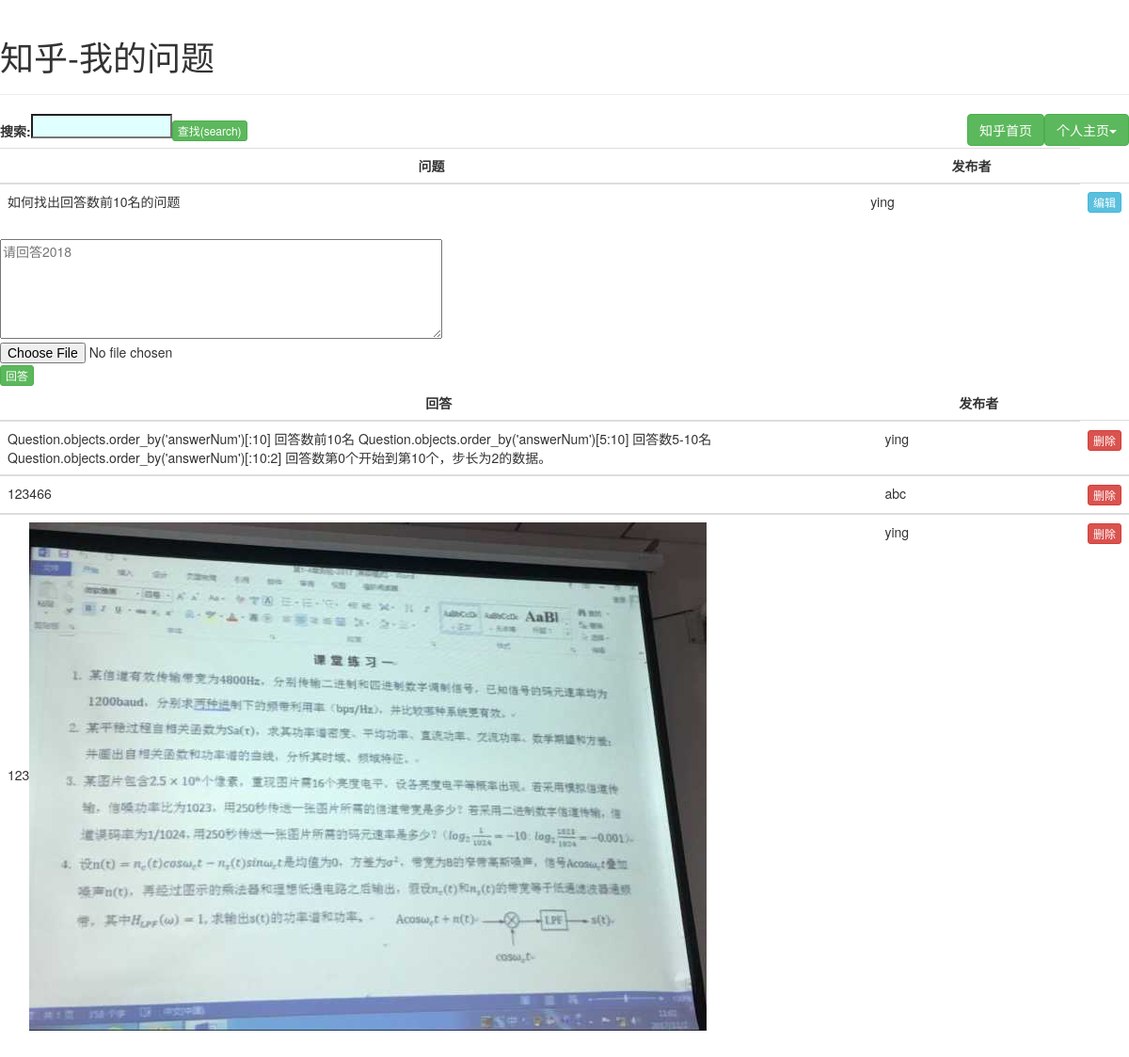
The app's page /question/?questionid=33 (signed in) with its own data.
### default/models.py (models this page shows)
class Question(models.Model):
    user = models.ForeignKey(User, on_delete=models.CASCADE)
    title = models.CharField(max_length=10)#问题标题最长10个字符
    mode =  models.BooleanField(default=False) #表示该问题是否有更新 True还没被查看过 False已经查看过了 增加回答时置为 True，点开问题时（question，myquestion）置为 False
    answerNum = models.IntegerField(default=0) #用于首页显示热度，排序 增加（question，myquestion）删除回答（myquestion，myanswer）时利用当前问题的回答数赋值# 0108ying
    focus = models.IntegerField(default=0) #主页中显示是否关注

class Answer(models.Model):
    question = models.ForeignKey(Question, on_delete=models.CASCADE)
    user= models.ForeignKey(User, on_delete=models.CASCADE)
    content = models.CharField(max_length=150)
    img = models.ImageField(upload_to='upload', null=False, blank=True, default = os.path.join ( '/','upload','empty.png'),)

### default/views.py (the view, shortened to what this page needs)
# urls.py: url(r'^question/$',views.question),#茜
@login_required
def question(request):
    if request.method == "GET":
        questionid=request.GET["questionid"]
        question=Question.objects.get(id=questionid)
        answerlist=Answer.objects.filter(question=question)
        if question.user == request.user:#查看自己的问题 回到自己的页面
            question.mode = False
            question.save()
            return render(request, "myquestion.html", {"question": question, "answerlist": answerlist})
        return render(request,"question.html",{"question":question,"answerlist":answerlist})

### default/templates/myquestion.html (shortened to what this page needs)
<!DOCTYPE html>
<html>
<head>
    <link href="http://apps.bdimg.com/libs/bootstrap/3.3.0/css/bootstrap.min.css" rel="stylesheet">
</head>
<body>
<div class="wrapper">
    <h1>知乎-我的问题</h1>
    <hr>
    <div class="dropdown">
        <button type="button" class="btn dropdown-toggle btn-success pull-right" id="dropdownMenu1"
			data-toggle="dropdown">个人主页<span class="caret"></span>
        </button>
        <a href="/home/" type="button" class="btn btn-success pull-right">知乎首页</a>
    <form action="/search/" method="POST">
            <table >
                <tr>
                    <th>搜索:</th>
                    <th><input type="text" name="question_to_search"  id="search" value="" size="20"></th>
                    <th><button type="submit" class="btn btn-xs btn-success"  onclick="return checkSearch()">查找(search)</button><th>
                </tr>
            </table>
    </form>
    </div>
    <form action="/myquestion/" method="post"  enctype="multipart/form-data">
        <table class="table table-hover">
            <thead>
            <tr>
                <th class="text-center" style="width: 80%">问题</th>
                <th class="text-center" style="width: 20%">发布者</th>
            </tr>
            </thead>
            <tbody>
            <tr>
                <td>{{ question.title}}</td>
                <td>{{ question.user.username}}</td>
                <td><a type="button" class="btn btn-xs btn-info" href="/questionadminedit/?questionid={{ question.id}}">编辑</a>
                 </td>
            </tr>
            </tbody>
        </table>
        <textarea rows="5" cols="60" placeholder="请回答2018" name="content"></textarea>
        <input type="file" name="pic" id="pic" accept="image/*">
        <button type="submit" class="btn btn-xs btn-success"  onclick="return checkContent()">回答</button>
    </form>
    <table class="table table-hover">
        <thead>
            <tr>
                <th class="text-center" style="width: 80%">回答</th>
                <th class="text-center" style="width: 20%">发布者</th>
            </tr>
        </thead>
        <tbody>
        {% for answer in answerlist %}
        <tr>
            <td>{{ answer.content}}<img  src="/static/media/{{answer.img.name}}" alt="{{answer.img.url}}"></td>
            <td>{{ answer.user}}</td>
            <td><a type="button" class="btn btn-xs btn-danger" href="/answeradmindel/?answerid={{ answer.id }}">删除</a></td>
        </tr>
        <tbody>
        {% endfor %}
    </table>
</div>
</body>
</html>

### default/static/style.css (style rules this page uses)
input[type="text"] { margin: auto; width:150px; margin-bottom:10px; background-color:#e0ffff; font-size:1em }

### records on screen
Question: title "如何找出回答数前10名的问题", user.username "ying"
Answer: content "Question.objects.order_by('answerNum')[:10] 回答数前10名 Question.objects.order_by('answerNum')[5:10] 回答数5-10名 Question.objects.order_by('answerNum')[:10:2] 回答数第0个开始到第10个，步长为2的数据。", img.name (placeholder picture), user "ying"
Answer: content "123466", img.name (placeholder picture), user "abc"
Answer: content "123", img.name (picture), user "ying"
